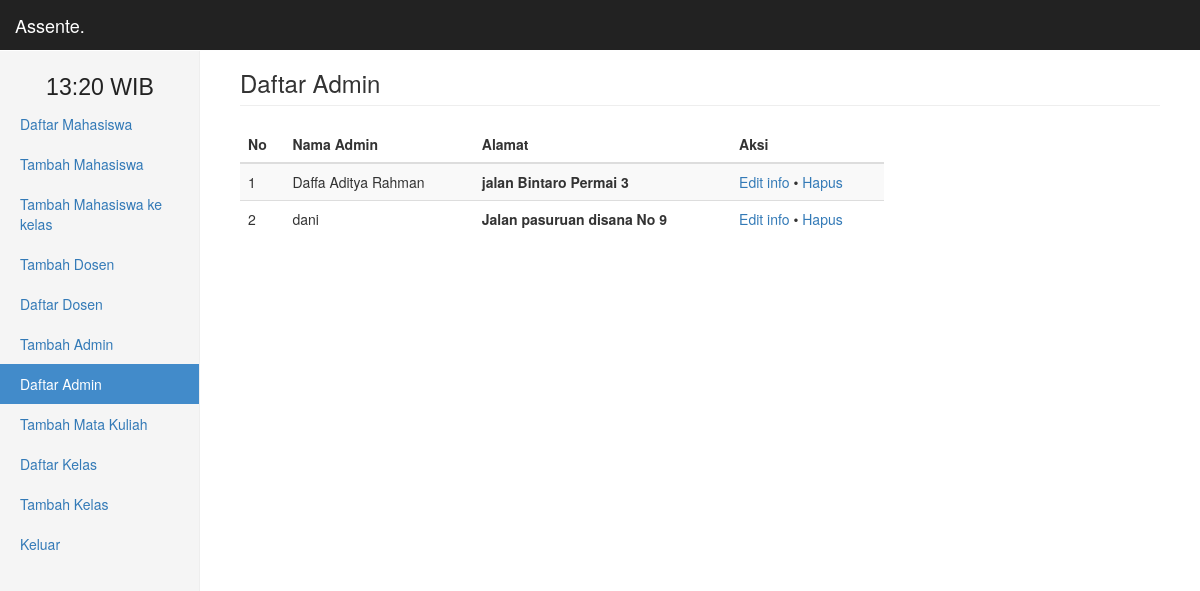
The page /admin (signed in) on the database its author committed.
### tables this page shows
CREATE TABLE `detail_admin` (
  `id_user` int(4) NOT NULL,
  `nama_adm` varchar(50) NOT NULL,
  `alamat_adm` varchar(150) NOT NULL,
  `jk_adm` varchar(15) NOT NULL
);

### view/admin/view_adm.php (the view, shortened to what this page needs)
<h3 class='page-header'>Daftar Admin</h3>
    <div class='table-resfponsive'>
    <?php
        if (isset($_GET['id_adm'])) {
            if ($_GET['id_adm']!=="") {
                $id_user=$_GET['id_adm'];
                include './view/admin/edit_admin.php';
            } else {
                header("location:admin");
            }
        } else {
$limit = 10;
if(!isset($_GET['pn']) || !is_numeric($_GET['pn'])){
    $page = 1;
} else {
    $page = $_GET['pn'];
}
$limitvalue = $page * $limit - ($limit);
$q = "SELECT*FROM detail_admin ORDER BY alamat_adm ASC LIMIT $limitvalue, $limit";
$cek_page = $conn->query($q);
if ($cek_page->num_rows != 0) {
    if ($r = $conn->query($q)) {
    if ($r->num_rows!==0) {
            echo "<table class='table table-striped' style='width:70%'>
                    <thead>
                        <tr>
                            <th>No</th>
                            <th>Nama Admin</th>
                            <th>Alamat</th>
                            <th>Aksi</th>
                        </tr>
                    </thead>
                    <tbody>";
                    $query_siswa = $conn->query($q);
                    $no=0;
                    while ($get_siswa = $query_siswa->fetch_assoc()) {
                        $id_siswa = $get_siswa['id_user'];
                        $name = $get_siswa['nama_adm'];
                        $school = $get_siswa['alamat_adm'];
                        $no++;
                        echo "<tr>
                                <td>$no</td>
                                <td>$name</td>
                                <td><strong>$school</strong></td>
                                <td><a href='admin&id_adm=$id_siswa' title='Edit $name'>Edit info</a> &bullet; <a style='cursor:pointer' onclick='hapusSiswa($id_siswa)' >Hapus</a></td>
                            </tr>";
                    }
                    echo "</tbody></table>";
                    } else {
                        echo "<hr />";
                    }
                } else {
                    echo "<div class='alert alert-danger'><strong>Terjadi kesalahan.</strong></div>";
                }
            } else {
                echo "<div class='alert alert-danger'><strong>Tidak ada data untuk ditampilkan</strong></div>";
            }
        }
     ?>
</div>
<script src="lib/js/sweetalert2.min.js"></script> <link rel="stylesheet" type="text/css" href="lib/js/sweetalert2.css">

### rows shown on the page
detail_admin: nama_adm "Daffa Aditya Rahman", alamat_adm "jalan Bintaro Permai 3"
detail_admin: nama_adm "dani", alamat_adm "Jalan pasuruan disana No 9"

### other values the page prints
$name[$i] "Daftar Mahasiswa"
$name[$i] "Tambah Mahasiswa"
$name[$i] "Tambah Mahasiswa ke kelas"
$name[$i] "Tambah Dosen"
$name[$i] "Daftar Dosen"
$name[$i] "Tambah Admin"
$name[$i] "Daftar Admin"
$name[$i] "Tambah Mata Kuliah"
$name[$i] "Daftar Kelas"
$name[$i] "Tambah Kelas"
$name[$i] "Keluar"
